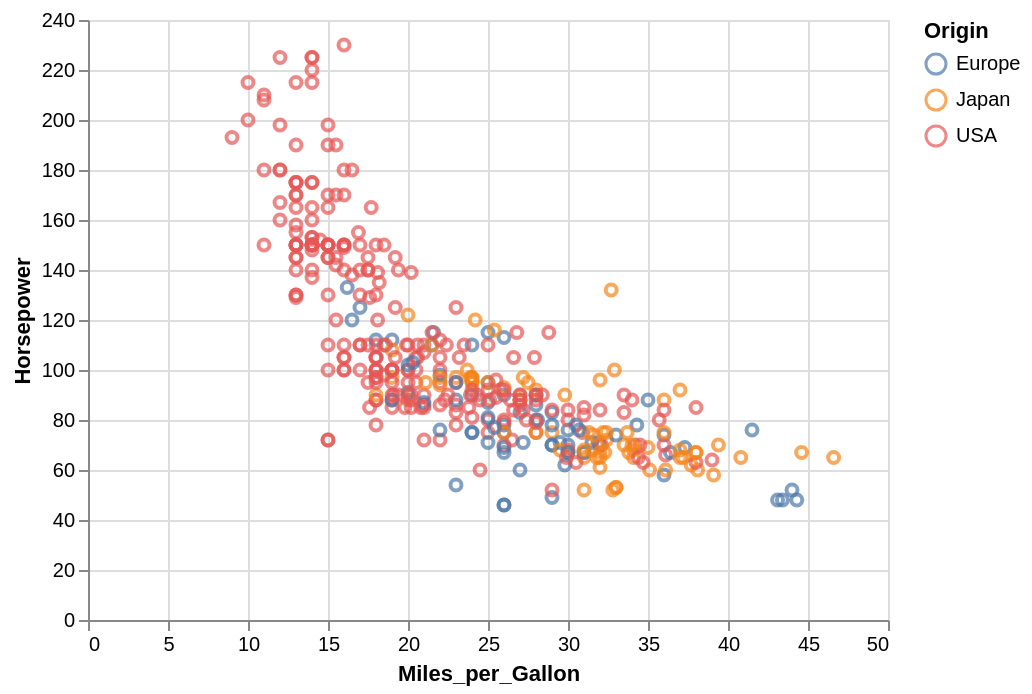

Notebook code cell kept with this figure:
### Code cell
val scatterPlot = VegaPlot.fromResource("scatter.vl.json")
scatterPlot.plot(
  _.data.values := data.asJson,
  _.encoding.x.field := "Miles_per_Gallon",
  _.encoding.y.field := "Horsepower",
  _.encoding += json""" {"color": { "field": "Origin", "type": "nominal" }} """,
)

### Figure 1 — Vega-Lite specification as saved in the notebook (floating-point values rounded to 4 significant figures; data arrays with more than 128 entries replaced by an {"elided": "..."} marker saying what was removed)
{"$schema": "https://vega.github.io/schema/vega-lite/v4.8.1.json", "config": {"view": {"continuousHeight": 300, "continuousWidth": 400}}, "data": {"values": {"elided": "406 records"}}, "encoding": {"color": {"field": "Origin", "type": "nominal"}, "x": {"field": "Miles_per_Gallon", "type": "quantitative"}, "y": {"field": "Horsepower", "type": "quantitative"}}, "mark": "point", "selection": {"selector001": {"bind": "scales", "encodings": ["x", "y"], "type": "interval"}}}
